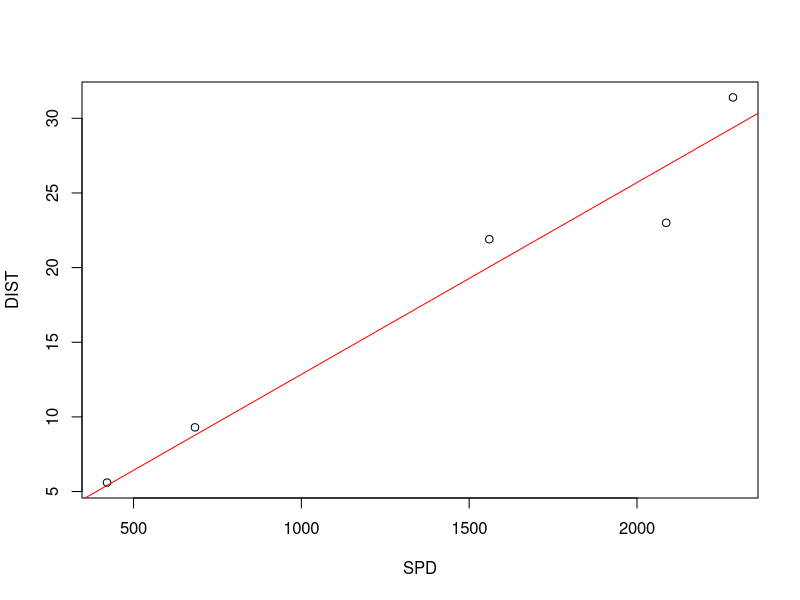

The R script that drew this image:



# (CaK, CaH, Ha)
gEX <- c(3957,3989,6594)
g1 <- c(3962, 3997, 6607)
g2 <- c(3942, 3979, 6578)
g3 <- c(3930, 3972, 6579)
g4 <- c(3966, 3996, 6615)

zEX <- ((abs(gEX[1] - 3934)/3934) + (abs(gEX[2] - 3969)/3969) + (abs(gEX[3] - 6563)/6563))/3
zEX


z1 <- ((abs(g1[1] - 3934)/3934) + (abs(g1[2] - 3969)/3969) + (abs(g1[3] - 6563)/6563))/3
z2 <- ((abs(g2[1] - 3934)/3934) + (abs(g2[2] - 3969)/3969) + (abs(g2[3] - 6563)/6563))/3
z3 <- ((abs(g3[1] - 3934)/3934) + (abs(g3[2] - 3969)/3969) + (abs(g3[3] - 6563)/6563))/3
z4 <- ((abs(g4[1] - 3934)/3934) + (abs(g4[2] - 3969)/3969) + (abs(g4[3] - 6563)/6563))/3
vEX <- zEX*300000
v1 <- z1*300000
v2 <- z2*300000
v3 <- z3*300000
v4 <- z4*300000

aEX <- ((1.0047/1000)*180/pi)*60*60 
dEx <- (22000*206265)/aEX
dMPCEx <- dEx/1000000
dMPCEx

a1 <- ((0.9549/1000)*180/pi)*60*60 
d1 <- (22000*206265)/a1
dMPC1 <- d1/1000000
dMPC1

a2 <- ((2.369/1000)*180/pi)*60*60 
d2 <- (22000*206265)/a2
dMPC2 <- d2/1000000
dMPC2

a3 <- ((3.928/1000)*180/pi)*60*60 
d3 <- (22000*206265)/a3
dMPC3 <- d3/1000000
dMPC3

a4 <- ((0.7011/1000)*180/pi)*60*60 
d4 <- (22000*206265)/a4
dMPC4 <- d4/1000000
dMPC4
DIST = c(21.9, 23, 9.3, 5.6, 31.4 )
SPD = c(1560, 2087, 683, 421, 2286)

plot(DIST~SPD)
abline(lm(DIST~SPD + 0), col="red")
summary(lm(DIST~SPD + 0))
?lm
